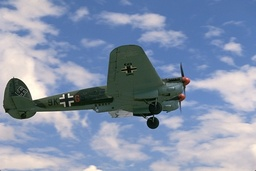
#> input picture mini project/image/3063.jpg, 256 x 171 px, shrunk from 481 x 321 before the run
$ jupyter execute Agglomerative.ipynb
#> lines starting #> are read from the running program, lines starting #| are printed output that depends on the picture
[cell 1]
import cv2
import matplotlib.pyplot as plt
import numpy as np

from sklearn import cluster
from scipy.cluster import hierarchy

[cell 2]
def plotImage (img , title):
    plt.figure(figsize = (10 , 10))
    plt.imshow(img)
    plt.title (title)

[cell 3]
def plotDendogram (img):
    linkage = hierarchy.ward(img)
    plt.figure(figsize = (10, 10))
    hierarchy.dendrogram (linkage)
    plt.title("Dendrogram")

[cell 4]
#read the image
imgBGR = cv2.imread('image/3063.jpg')
#> imgBGR is the input picture: shape (171, 256, 3); mean B, G, R 171.8, 147.1, 132.9
imgRGB = cv2.cvtColor(imgBGR, cv2.COLOR_BGR2RGB)

#scale down for faster computation
scale_percent = 25 # percent of original size
width = int(imgRGB.shape[1] * scale_percent / 100)
#> width = 64
height = int(imgRGB.shape[0] * scale_percent / 100)
#> height = 42
dim = (width, height)
#> dim = (64, 42)
# resize image
img = cv2.resize(imgRGB, dim, interpolation = cv2.INTER_AREA)
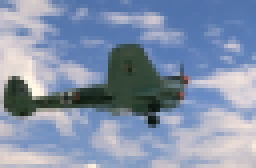
#> img: shape (42, 64, 3) (shown 4 times larger); mean R, G, B 132.9, 147.1, 171.8

image = np.copy (img)

[cell 5]
plotImage(image, 'original')

[cell 6]
#use median blur to remove salt noise
image1 = cv2.medianBlur(image, 5)
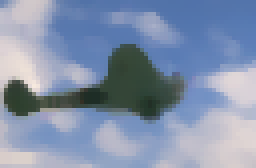
#> image1: shape (42, 64, 3) (shown 4 times larger); mean R, G, B 131.6, 146.4, 172.2
plotImage(image1, 'after median blur')

[cell 7]
# reshape from 3D RBG to 2D
# pImage means processed image
pImage = image1.reshape((-1, 3))
#> pImage = 2688 rows, first 8: [112, 135, 178], [124, 144, 181], [146, 161, 188], [167, 171, 192], [186, 185, 195], [202, 195, 201], [207, 199, 202], [208, 200, 202]
pImage.shape
#> Out = (2688, 3)

[cell 8]
plotDendogram(pImage)
#> in plotDendogram, `linkage = hierarchy.ward(img)`: linkage = 2687 rows, first 6: [1, 64, 0, 2], [1811, 1923, 0, 2], [229, 230, 0, 2], [204, 459, 0, 2], [295, 359, 0, 2], [1989, 2692, 0, 3]
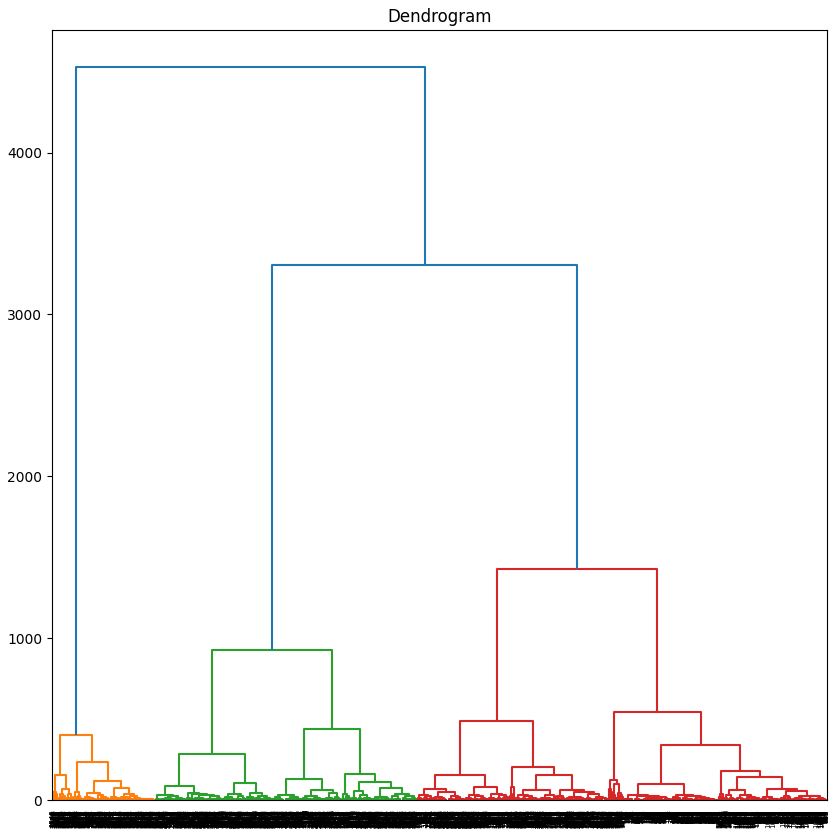
#> figure drawn by matplotlib, 1 panel

[cell 9]
# [11 lines of commented-out code are left out]

[cell 10]
n = 2
c = cluster.AgglomerativeClustering(n_clusters=n)
c.fit(pImage)
labels = c.labels_
centers = np.zeros((n, 3))
for i in range(n):
    centers[i] = np.mean(pImage[labels == i], axis=0)
#> after the loop, centers = [[143.5, 158.3, 189.7], [54.37, 69.76, 58.86]]

output = centers[labels].reshape(image.shape)
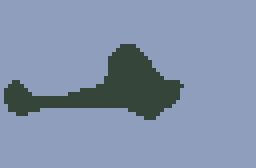
#> output: shape (42, 64, 3) float64 (shown 4 times larger); mean R, G, B 131.6, 146.4, 172.2
plotImage(output/255, "Agglomerative Clustering with " + str(n) + " clusters")

[cell 11]
n = 3
c = cluster.AgglomerativeClustering(n_clusters=n)
c.fit(pImage)
labels = c.labels_
centers = np.zeros((n, 3))
for i in range(n):
    centers[i] = np.mean(pImage[labels == i], axis=0)
#> after the loop, centers = [[112.2, 137.3, 181.1], [54.37, 69.76, 58.86], [192.7, 191.2, 203.2]]

output = centers[labels].reshape(image.shape)
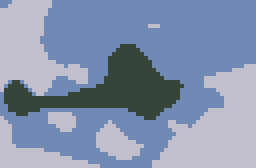
#> output: shape (42, 64, 3) float64 (shown 4 times larger); mean R, G, B 131.6, 146.4, 172.2
plotImage(output/255, "Agglomerative Clustering with " + str(n) + " clusters")

[cell 12]
n = 4
c = cluster.AgglomerativeClustering(n_clusters=n)
c.fit(pImage)
labels = c.labels_
centers = np.zeros((n, 3))
for i in range(n):
    centers[i] = np.mean(pImage[labels == i], axis=0)
#> after the loop, centers = [[192.7, 191.2, 203.2], [133.7, 153.3, 190.9], [93.32, 123.2, 172.5], [54.37, 69.76, 58.86]]

output = centers[labels].reshape(image.shape)
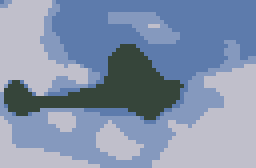
#> output: shape (42, 64, 3) float64 (shown 4 times larger); mean R, G, B 131.6, 146.4, 172.2
plotImage(output/255, "Agglomerative Clustering with " + str(n) + " clusters")

[cell 13]
n = 5
c = cluster.AgglomerativeClustering(n_clusters=n)
c.fit(pImage)
labels = c.labels_
centers = np.zeros((n, 3))
for i in range(n):
    centers[i] = np.mean(pImage[labels == i], axis=0)
#> after the loop, centers = [[93.32, 123.2, 172.5], [133.7, 153.3, 190.9], [208.7, 202.1, 207], [54.37, 69.76, 58.86], [173.2, 178.1, 198.5]]

output = centers[labels].reshape(image.shape)
plotImage(output/255, "Agglomerative Clustering with " + str(n) + " clusters")

$ run again, with mini project/image/103006.jpg copied over mini project/image/3063.jpg
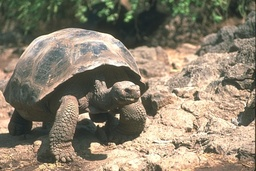
#> input picture mini project/image/103006.jpg, 256 x 171 px, shrunk from 481 x 321 before the run
#> imgBGR is the input picture: shape (171, 256, 3); mean B, G, R 110.5, 129.6, 139.9
#> pImage = 2688 rows, first 8: [63, 80, 59], [62, 80, 59], [61, 80, 57], [61, 80, 57], [64, 86, 59], [69, 87, 60], [69, 90, 60], [72, 92, 65]
#> linkage = 2687 rows, first 6: [1, 65, 0, 2], [2, 3, 0, 2], [66, 2689, 0, 3], [73, 137, 0, 2], [134, 135, 0, 2], [133, 262, 0, 2]
#> `[cell 8] plotDendogram(pImage)`:
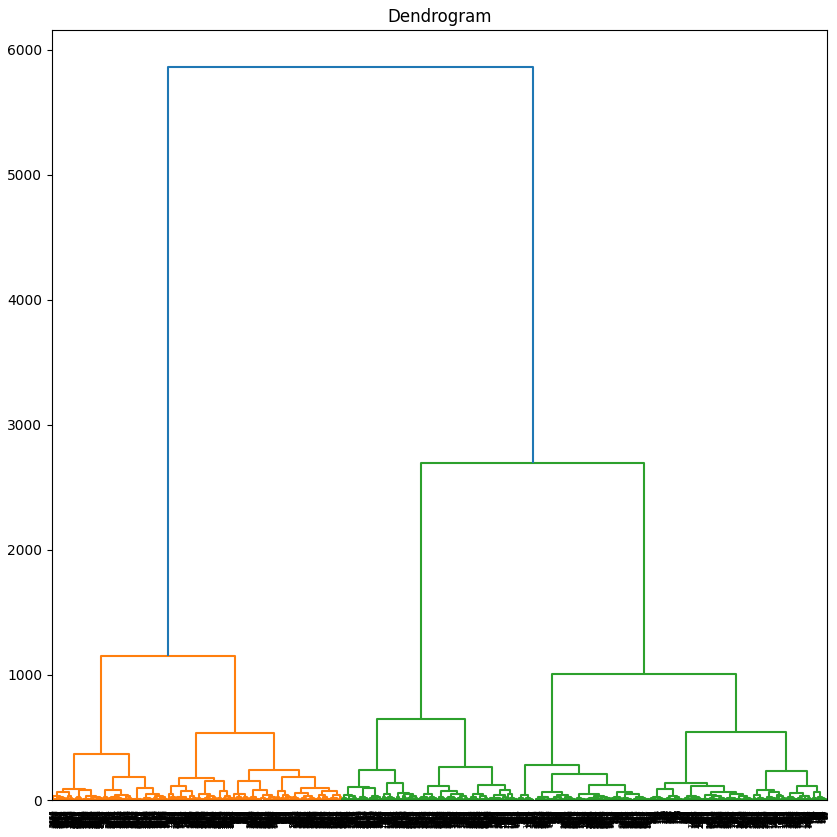
#> figure drawn by matplotlib, 1 panel
#> after the loop `for i in range(n):`: centers = [[96.55, 94.08, 78.68], [209.2, 184.2, 159.5]]
#> after the loop `for i in range(n):`: centers = [[209.2, 184.2, 159.5], [71.74, 75.96, 61.7], [140.1, 125.9, 108.5]]
#> `output = centers[labels].reshape(image.shape)`:
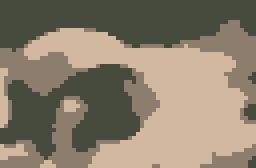
#> output: shape (42, 64, 3) float64 (shown 4 times larger); mean R, G, B 138.7, 127.8, 108.9
#> after the loop `for i in range(n):`: centers = [[71.74, 75.96, 61.7], [195.6, 171.2, 150], [140.1, 125.9, 108.5], [229.4, 203.6, 173.5]]
#> after the loop `for i in range(n):`: centers = [[140.1, 125.9, 108.5], [195.6, 171.2, 150], [83.32, 87.89, 70.15], [229.4, 203.6, 173.5], [56.09, 59.84, 50.28]]

$ run again, with mini project/image/104010.jpg copied over mini project/image/3063.jpg
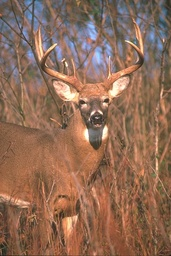
#> input picture mini project/image/104010.jpg, 171 x 256 px, shrunk from 321 x 481 before the run
#> imgBGR is the input picture: shape (256, 171, 3); mean B, G, R 87.3, 107.7, 143.1
#> pImage = 2688 rows, first 8: [97, 92, 98], [97, 92, 80], [98, 92, 80], [102, 92, 90], [102, 93, 90], [102, 100, 96], [102, 102, 113], [101, 116, 141]
#> linkage = 2687 rows, first 6: [168, 169, 0, 2], [4, 46, 0, 2], [7, 8, 0, 2], [49, 50, 0, 2], [9, 51, 0, 2], [88, 129, 0, 2]
#> `[cell 8] plotDendogram(pImage)`:
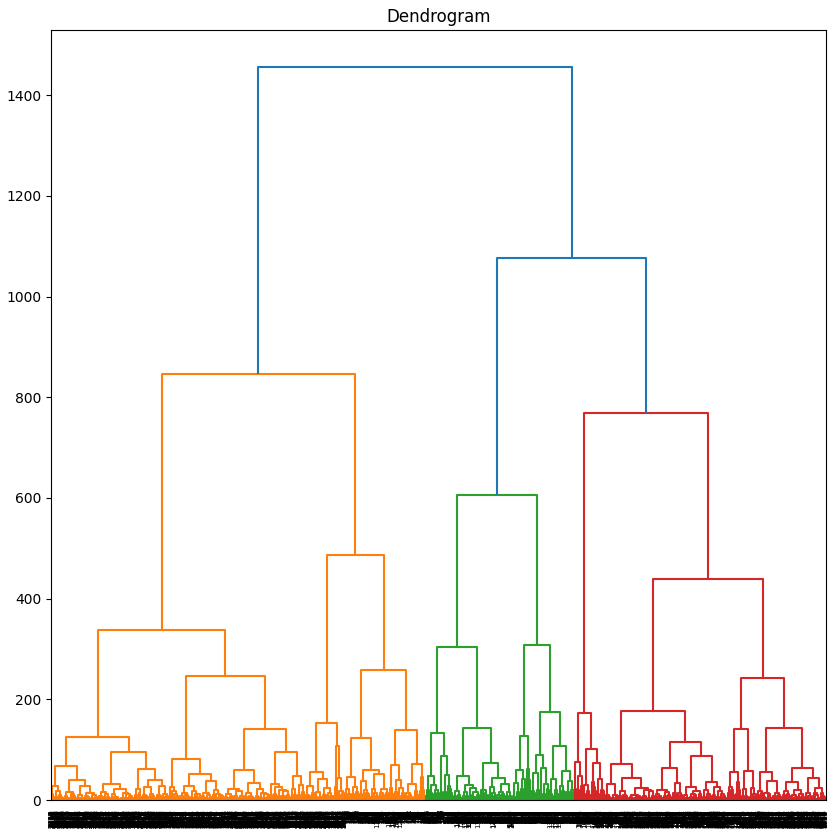
#> figure drawn by matplotlib, 1 panel
#> after the loop `for i in range(n):`: centers = [[153.3, 116.2, 97.03], [130.3, 95.3, 72.26]]
#> after the loop `for i in range(n):`: centers = [[130.3, 95.3, 72.26], [165.4, 116, 86.9], [133, 116.5, 114]]
#> after the loop `for i in range(n):`: centers = [[165.4, 116, 86.9], [107.2, 90.17, 76.85], [133, 116.5, 114], [141.3, 97.73, 70.08]]
#> after the loop `for i in range(n):`: centers = [[133, 116.5, 114], [107.2, 90.17, 76.85], [160.6, 112.6, 83.81], [141.3, 97.73, 70.08], [202.4, 141.7, 110.4]]
#> `output = centers[labels].reshape(image.shape)`:
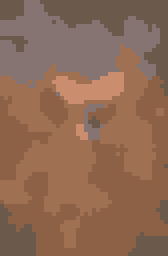
#> output: shape (64, 42, 3) float64 (shown 4 times larger); mean R, G, B 142.2, 106.1, 85

$ run again, with mini project/image/105027.jpg copied over mini project/image/3063.jpg
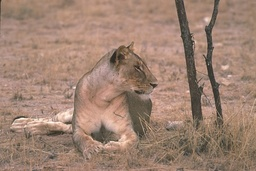
#> input picture mini project/image/105027.jpg, 256 x 171 px, shrunk from 481 x 321 before the run
#> imgBGR is the input picture: shape (171, 256, 3); mean B, G, R 114.2, 130.6, 159.2
#> pImage = 2688 rows, first 8: [138, 115, 97], [150, 126, 106], [160, 128, 107], [163, 131, 110], [164, 134, 110], [164, 134, 112], [160, 132, 110], [160, 132, 112]
#> linkage = 2687 rows, first 6: [2, 67, 0, 2], [1711, 2145, 0, 2], [68, 72, 0, 2], [8, 73, 0, 2], [9, 74, 0, 2], [75, 76, 0, 2]
#> `[cell 8] plotDendogram(pImage)`:
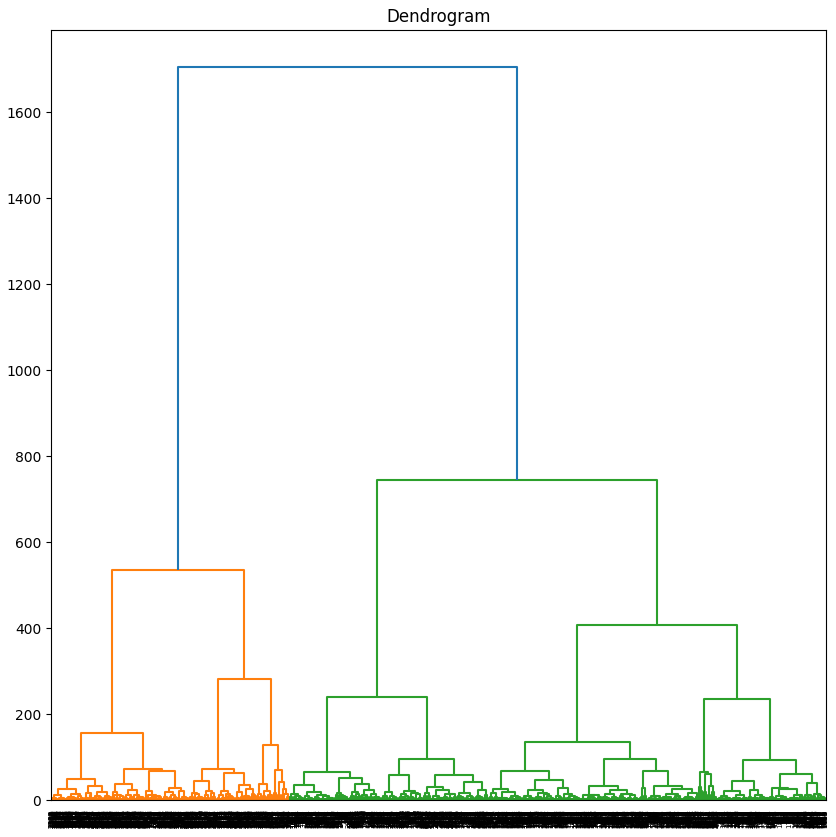
#> figure drawn by matplotlib, 1 panel
#> after the loop `for i in range(n):`: centers = [[172.6, 139.9, 123.2], [137.2, 114.8, 97.5]]
#> `output = centers[labels].reshape(image.shape)`:
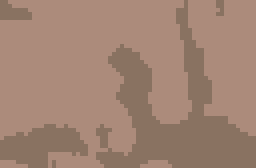
#> output: shape (42, 64, 3) float64 (shown 4 times larger); mean R, G, B 161.7, 132.1, 115.3
#> after the loop `for i in range(n):`: centers = [[137.2, 114.8, 97.5], [179.2, 144.5, 128], [161.4, 132.1, 115.1]]
#> after the loop `for i in range(n):`: centers = [[179.2, 144.5, 128], [127, 106.9, 89.06], [161.4, 132.1, 115.1], [144.6, 120.6, 103.7]]
#> after the loop `for i in range(n):`: centers = [[127, 106.9, 89.06], [187, 149.9, 133], [161.4, 132.1, 115.1], [144.6, 120.6, 103.7], [174.5, 141.1, 124.9]]
